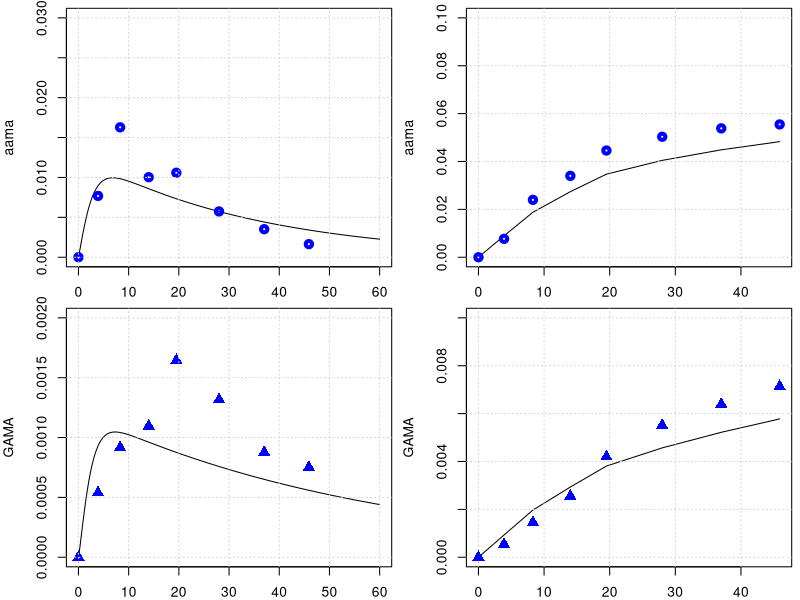

This chart was generated by the following R code:
library(deSolve)
library(minpack.lm)

graphics.off()

#body weight in kg
BW = 70 

# fractions of BW
##https://journals.sagepub.com/doi/pdf/10.1177/ANIB_32_3-4
F_B = 0.079 
F_B_AB = 0.35 #fraction: arterial blood of blood volume
F_B_VB = 0.65 #fraction: venous blood of blood volume
F_Li = 0.026
F_Ki = 0.0044
F_T = 1-(F_B+F_Li+F_Ki)

#organ volumes in L
V_AB <- BW*F_B*F_B_AB 
V_VB <- BW*F_B*F_B_VB 
V_T <- BW*F_T
V_Ki <- BW*F_Ki
V_Li <- BW*F_Li

#cardiac output in L/(kg*h)
##https://journals.sagepub.com/doi/pdf/10.1177/ANIB_32_3-4
QCC = 16 #12.5 # maybe 14 or 6.5 check?
Q_C = QCC*BW^0.75
FQ_P = 2.5/100 
Q_P <- Q_C*FQ_P # 6.5*BW 

FQ_Lu = 0.001
FQ_Li = 0.14
FQ_Ki = 0.155 #total - there is also an aterial flow rate 
FQ_T = 1 -( FQ_Li + FQ_Ki +FQ_P + FQ_Lu)
Q_Li <- Q_C*FQ_Li
Q_Ki <- Q_C*FQ_Ki
Q_T <- Q_C*FQ_T
Q_Lu <- Q_C*FQ_Lu

# partition coefficient
pAA_TB = 0.4
pAA_KiB = 0.8
pAA_LiB = 0.3
pAA_Lu_B = 0.3
pAA_LuAir = 31000000.0

pGA_TB = 0.97
pGA_LiB = 0.5
pGA_KiB = 1.0
pGA_Lu_B = 1.0
pGA_LuAir = 98000000.0

#reaction rate constants 
k_AAuptake = 1 #1/h

k_onAA_Lu = 0.001
k_onGA_Lu = 0.001

k_onAA_T = 0.028 #1/h
k_onAA_B = 0.0036 #1/h
k_onAA_Li = 0.071 #1/h
k_onAA_Ki = 0.13 #1/h

k_syn_GSH = 0.025 #mmol/h 
k_cl_GSH = 0.35 #1/h
k_onAA_GSH = 0.55 #L/(mmol h)
k_onGA_GSH = 0.8 #L/(mmol h)

k_onGA_T = 0.089 #1/h
k_onGA_B = 0.0108 #1/h
k_onGA_Ki = k_onAA_T/2 #1/h
k_onGA_Li = 0.215 #1/h

k_exc_AAMA = 0.029      # 0.049 #1/h or 0.13 # this will change the shape
k_exc_GAMA = 0.017     # 0.077 #1/h  # or 0.027
k_exc_GAOH = 0.077     # 1/h
k_exc_GA <- 2.48       # 1/h Q_Ki*0.025
k_exc_AA <- 2


MW_aa = 71   # mg/mmol
MW_ga = 87   # mg/mmol

MW_GSH = 307.32 # mg/mmol

# Maximum velocity for enzymatic reaction 
V_max_p450 = 9 /MW_aa*BW^0.7  # 0.235 mg/h (Tien: AA to GA mmol/hr)
V_max_EH = 20 /MW_ga*BW^0.7  
KM_p450 = 10.0
KM_EH = 100.0

c_AA_inh = 0
c_GA_inh = 0

k_0_GSH = 7
### CHECK  WHY     m_GSH_Li = 7.0*V_Li, Tien: 7.0 as in Sweeney is the Initial GSH (mmol/l)

# +++++++++++++++++++++++++++++++++++++++++++++++++++++++++++++++++
# create list of parameter
# +++++++++++++++++++++++++++++++++++++++++++++++++++++++++++++++++
params <- unlist(c(data.frame(pAA_TB, pAA_LiB, pAA_LuAir, pAA_KiB,
                              pGA_TB, pGA_LiB, pGA_LuAir, pGA_KiB,
                              k_onAA_T, k_onAA_B, k_onAA_Li, k_onAA_GSH, k_onAA_Ki,
                              k_onGA_T, k_onGA_B, k_onGA_Li, k_onGA_Ki, k_exc_GA,
                              k_onGA_GSH, k_exc_AAMA, k_exc_GAMA, k_exc_GAOH,
                              k_cl_GSH, V_max_p450, KM_p450, V_max_EH, KM_EH,
                              c_AA_inh, c_GA_inh, k_AAuptake)
))
yini <- c(m_AA_Lu =0 , m_GA_Lu =0, 
          m_AA_AB = 0.0, m_GA_AB = 0.0, m_AA_VB = 0.0, m_GA_VB = 0.0,
          m_AA_Ki = 0.0, m_GA_Ki = 0.0, m_AA_dose = 0 ,
          m_AA_Li = 0.0, m_AAMA = 0.0,  #m_AAMA_urinary = 0.0,
          m_GA_Li = 0.0, m_GAMA = 0.0,
          #m_GAMA_urinary = 0.0, 
          m_GSH_Li = k_0_GSH * V_Li * MW_GSH, 
          m_AA_T = 0.0, m_GA_T = 0.0,
          m_GAOH = 0.0, 
          m_AA_out = 0.0,
          m_AA_accum = 0.0,
          m_AA_free = 0.0,
          m_AA_in = 0.0,
          m_GA_out = 0.0,
          m_GA_accum = 0.0,
          m_GA_free = 0.0,
          m_GA_in = 0.0
)
# ++++++++++++++++++++++++++++++++++++++++++++++++++++++++++++++++++
# PBPK model for Acrylamide 
# ++++++++++++++++++++++++++++++++++++++++++++++++++++++++++++++++++
PBPKmodelAA <- function(t,state,parameter){
  with(as.list(c(t,state,parameter)), {
    #concentrations blood in the organs in mg/L
    c_AA_AB <- m_AA_AB/V_AB
    c_AA_VB <- m_AA_VB/V_VB
    c_AA_T <- m_AA_T/V_T
    c_AA_Li <- m_AA_Li/V_Li
    c_AA_Ki <- m_AA_Ki/V_Ki
    
    c_GSH_Li <- m_GSH_Li/V_Li
    
    c_GA_AB <- m_GA_AB/V_AB
    c_GA_VB <- m_GA_VB/V_VB
    c_GA_T <- m_GA_T/V_T
    c_GA_Li <- m_GA_Li/V_Li
    c_GA_Ki <- m_GA_Ki/V_Ki
    
    #ODEs for amount of AA in compartment in mg
    c_AA_Lu <- (Q_C*c_AA_VB +Q_P*c_AA_inh)/(Q_C +(Q_P/pAA_LuAir))
    c_GA_Lu <- (Q_C*c_GA_VB +Q_P*c_GA_inh)/(Q_C +(Q_P/pGA_LuAir))
    
    # units checked -> mg/h   
    dm_AA_Lu <- Q_Lu*(c_AA_AB - c_AA_Lu/pAA_Lu_B) -k_onAA_Lu*m_AA_Lu
    dm_GA_Lu <- Q_Lu*(c_GA_AB - c_GA_Lu/pGA_Lu_B) -k_onGA_Lu*m_GA_Lu
    
    # units checked -> mg/h   
    dm_AA_AB <- Q_C*(c_AA_Lu - c_AA_AB) -k_onAA_B*m_AA_AB
    dm_GA_AB <- Q_C*(c_GA_Lu - c_GA_AB) -k_onGA_B*m_GA_AB
    # units checked -> mg/h   
    dm_AA_VB <- Q_T*(c_AA_T/pAA_TB) +Q_Li*(c_AA_Li/pAA_LiB) +Q_Ki*(c_AA_Ki/pAA_KiB) - Q_C*c_AA_VB -k_onAA_B*m_AA_VB
    dm_GA_VB <- Q_T*(c_GA_T/pGA_TB) +Q_Li*(c_GA_Li/pGA_LiB) +Q_Ki*(c_GA_Ki/pGA_KiB) - Q_C*c_GA_VB -k_onGA_B*m_GA_VB
    # units checked -> mg/h   
    dm_AA_Ki <- Q_Ki*c_AA_AB -Q_Ki*(c_AA_Ki/pAA_KiB) -k_onAA_Ki*m_AA_Ki 
    dm_GA_Ki <- Q_Ki*c_GA_AB -Q_Ki*(c_GA_Ki/pGA_KiB) -k_onGA_Ki*m_GA_Ki 
    # units checked -> mg/h   
    dm_AA_dose <- -k_AAuptake*m_AA_dose
    
    metAA_GSH <- k_onAA_GSH*c_GSH_Li*m_AA_Li / MW_GSH
    metAA_P450 <- V_max_p450 * MW_aa*c_AA_Li/ (KM_p450+c_AA_Li)
    # units checked -> mg/h  
    #   RAL1 = QL*CA1 + KA*STOM - QL*CVL1 - RP450 - RGST1 - rpbl1
    dm_AA_Li <- Q_Li*(c_AA_AB - c_AA_Li/pAA_LiB) + k_AAuptake*m_AA_dose - 
      k_onAA_Li*m_AA_Li  - metAA_P450 - metAA_GSH
    # Trine: I think the two last parts of the equation should be subtracted. 
    # Metabolism of AA by P450 and EH will remove AA
    
    # units checked -> mg/h   
    dm_AAMA <- metAA_P450  - m_AAMA*k_exc_AAMA
    # units checked -> mg/h
    metGA_GSH <- k_onGA_GSH*c_GSH_Li*m_GA_Li / MW_GSH
    metGA_EH <- (V_max_EH *MW_ga *c_GA_Li)/(KM_EH+c_GA_Li)
    # units checked -> mg/h 
    #  RAL2 = QL*CA2 + KA2*STOM2 - QL*CVL2 + RP450 - RGST2 - REH - rpbl2
    # Trine: I think the two last parts of the equation should be subtracted. 
    # Metabolism of AA by P450 and EH will remove AA
    dm_GA_Li <- Q_Li*(c_GA_AB - c_GA_Li/pGA_LiB) - k_onGA_Li*m_GA_Li + 
      metAA_P450 - metGA_GSH -metGA_EH
    # units checked -> mg/h, 
    # old: dm_GAMA <-  metGA_GSH - m_GAMA*k_exc_GAMA 
    #Trine: I do not think metGA_EH should be here. That's the metabolism to glyceramide, and will not contribute to GAMA
    # Trine: However I think, maybe, that the metAA_EH shold be here, as the metabolism of AA by EH is producing GA. 
    # Trine: Maybe production of glyceramide should be a separate equation? Need to discuss!!
    dm_GAMA <-  metGA_GSH  -m_GAMA*k_exc_GAMA
    # units checked -> mg  
    # units checked -> mg/h
    # Trine: I think the metAA_P450 and metAA_GSH should not be in this equation. 
    # The metGA_EH and metGA_GSH should be subtracted, as they will remove GA from the liver.
    dm_GSH_Li <-  -k_cl_GSH*m_GSH_Li + metAA_GSH - metGA_GSH
    # units checked -> mg/h   
    dm_AA_T <- Q_T*(c_AA_AB - c_AA_T/pAA_TB) -k_onAA_T*m_AA_T
    dm_GA_T <- Q_T*(c_GA_AB - c_GA_T/pGA_TB) -k_onGA_T*m_GA_T
    
    dm_GAOH <- metGA_EH -m_GAOH*k_exc_GAMA
    
    dm_AA_out <- metAA_P450 + metAA_GSH
    dm_AA_accum <- k_onAA_B*m_AA_AB +k_onAA_B*m_AA_VB +k_onAA_T*m_AA_T +k_onAA_Li*m_AA_Li +k_onAA_Ki*m_AA_Ki
    dm_AA_free <- dm_AA_AB + dm_AA_VB +dm_AA_T +dm_AA_Li +dm_AA_Ki
    dm_AA_in <- Q_P*c_AA_inh + k_AAuptake*m_AA_dose
    
    dm_GA_out <- metGA_GSH + metGA_EH 
    dm_GA_accum <- k_onGA_B*m_GA_AB +k_onGA_B*m_GA_VB +k_onGA_T*m_GA_T +k_onGA_Li*m_GA_Li +k_onGA_Ki*m_GA_Ki
    dm_GA_free <- dm_GA_AB + dm_GA_VB +dm_GA_T +dm_GA_Li +dm_GA_Ki 
    dm_GA_in <- Q_P*c_GA_inh + metGA_GSH +metGA_EH
    
    return(list(c(dm_AA_Lu, dm_GA_Lu,
                  dm_AA_AB,  dm_GA_AB,  dm_AA_VB,    dm_GA_VB,
                  dm_AA_Ki,  dm_GA_Ki,  dm_AA_dose,  dm_AA_Li,
                  dm_AAMA,  # dm_AAMA_urinary,  
                  dm_GA_Li,  dm_GAMA,
                  #dm_GAMA_urinary,    
                  dm_GSH_Li, dm_AA_T,   dm_GA_T,
                  dm_GAOH,
                  dm_AA_out,
                  dm_AA_accum,
                  dm_AA_free,
                  dm_AA_in,
                  dm_GA_out,
                  dm_GA_accum,
                  dm_GA_free,
                  dm_GA_in
    )))
  })
}
PBPKmodelAA <- compiler::cmpfun(PBPKmodelAA)



################################################################
# manual readout from Kopp and Dekant 2009
################################################################
times <- seq(from = 0, to = 60, by = 0.1)
diet <- data.frame(var = "m_AA_dose", method = "add",
                   time = c(0.0),  value = 0.5 *BW /1000 )  # dose of 0.05 microg/kg bw
out <- ode(y = yini, times = times, func = PBPKmodelAA, parms = params, events = list(data = diet))
yobs_urine <- data.frame(
  time = c(0.0, 3.9, 8.3, 14, 19.5, 28, 37, 45.9),
  AAMA = c(0.0/1000000, 32.8/1000000, 69.5/1000000, 42.8/1000000, 45.2/1000000, 24.5/1000000, 15/1000000, 7/1000000)*234.28, #https://pubchem.ncbi.nlm.nih.gov/compound/N-Acetyl-S-_2-carbamoylethyl_-L-cysteine
  GAMA = c(0.0, 2.15*1e-6, 3.66*1e-6, 4.38*1e-6, 6.57*1e-6, 5.26*1e-6, 3.50*1e-6, 3.0*1e-6)*250.27
)
# plot for AAMA in urinary
par(mfrow=c(2,2),mar=c(2,4,.5,.5))
plot(out[,'time'], out[,'m_AAMA']   ,type = 'l',xlab = 'time', ylab = 'aama', ylim = c(0,.03) )
points(yobs_urine$time, yobs_urine$AAMA , col="blue", lwd = 4) ; grid()
time_points_measure_unrine = c(1, 40, 84, 141, 196, 280 , 371, 460)
tamtam = out[,'m_AAMA'][time_points_measure_unrine ]
plot(yobs_urine$time, cumsum( tamtam ),type = 'l', ylab = 'aama', ylim = c(0,.1), xlab = 'time' ); grid()
points(yobs_urine$time, cumsum(yobs_urine$AAMA) , col="blue", lwd = 4)

# plot for GAMA 
plot(out[,'time'], out[,'m_GAMA']  ,type = 'l',xlab = '', ylab = 'GAMA', ylim = c(0,.002) )
points(yobs_urine$time, yobs_urine$GAMA , col="blue", cex = 1.5, pch = 17); grid()
time_points_measure_unrine = c(1, 40, 84, 141, 196, 280 , 371, 460)
tamtam = out[,'m_GAMA'][time_points_measure_unrine ]
plot(yobs_urine$time, cumsum( tamtam ),type = 'l',xlab = '', ylab = 'GAMA', ylim = c(0,.01) ); grid()
points(yobs_urine$time, cumsum(yobs_urine$GAMA) , col="blue",cex = 1.5, pch = 17)
